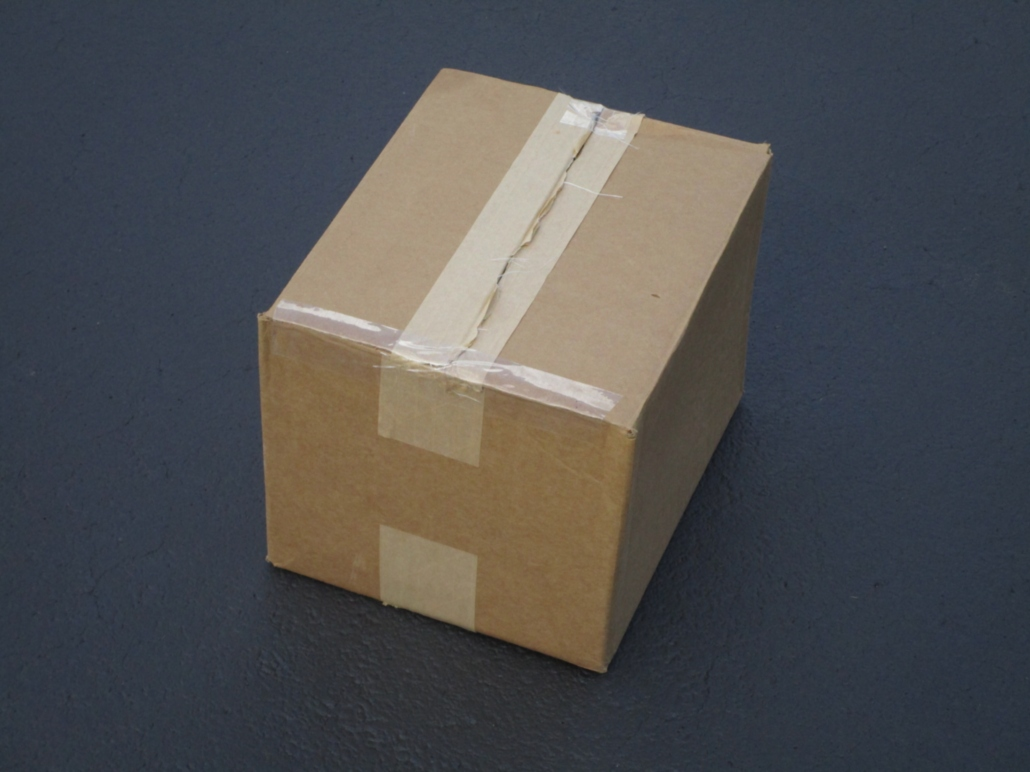
%> input picture images/box.jpg, 1030 x 772 px
$ octave --eval "stereo_creator;"   (GNU Octave 9; MATLAB toolbox functions it lacks are replaced by stand-ins)
%> lines starting %> are read from the running program, lines starting %| are printed output that depends on the picture; in (x1, y1, x2, y2) boxes, pixels count from 0 and x2, y2 are one past the last pixel; in counts of white or black regions, pixels touching at a corner belong together; the program's own positions count from 1
function stereo_creator()

    im = rgb2gray(imread('box.jpg'));
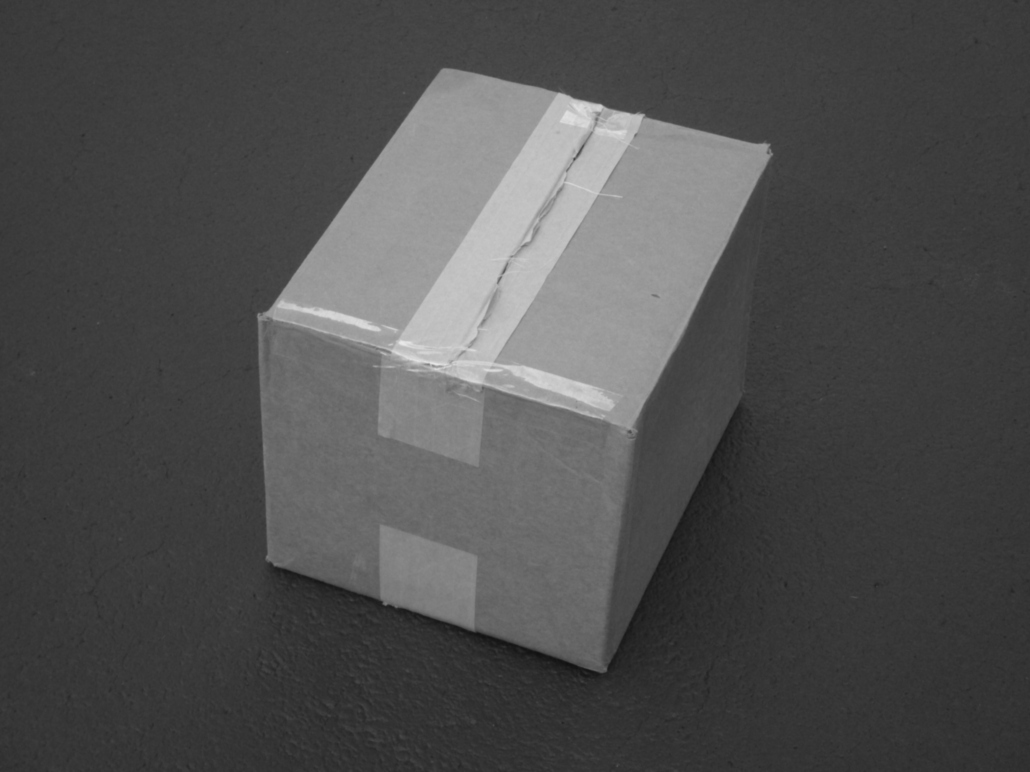
%> im: size 772x1030 uint8; min 17, max 234, mean 78.9
    factor = 5;
    rds = generate_random_dot_stereogram(im, factor);
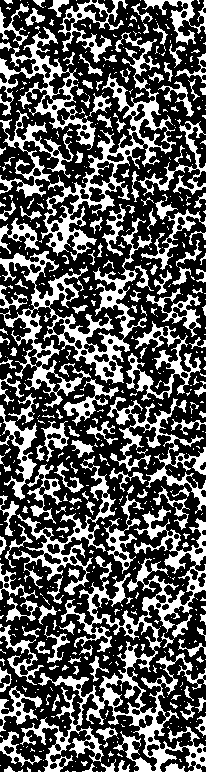
%> rds: size 772x206 logical; 34.3% white; 623 white regions (448 under 20 px), largest, box (x1, y1, x2, y2) and area: (20, 506, 206, 772) 10196, (0, 218, 152, 408) 5989, (41, 32, 176, 261) 4737

    map = generate_disparity_map(im);
%> in generate_disparity_map, `map = ind2rgb(histeq(im),gray(100));`:
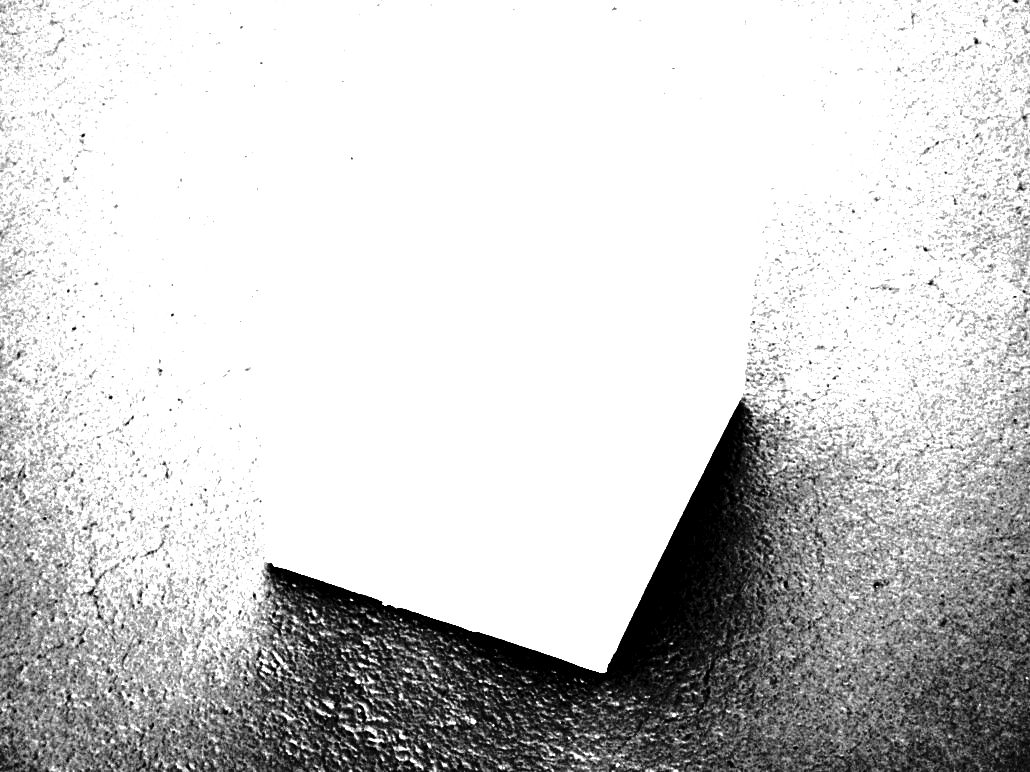
%> map: size 772x1030x3 double; min 0, max 1, mean 0.811
    imshow(map);

    im_binary = imbinarize(im);
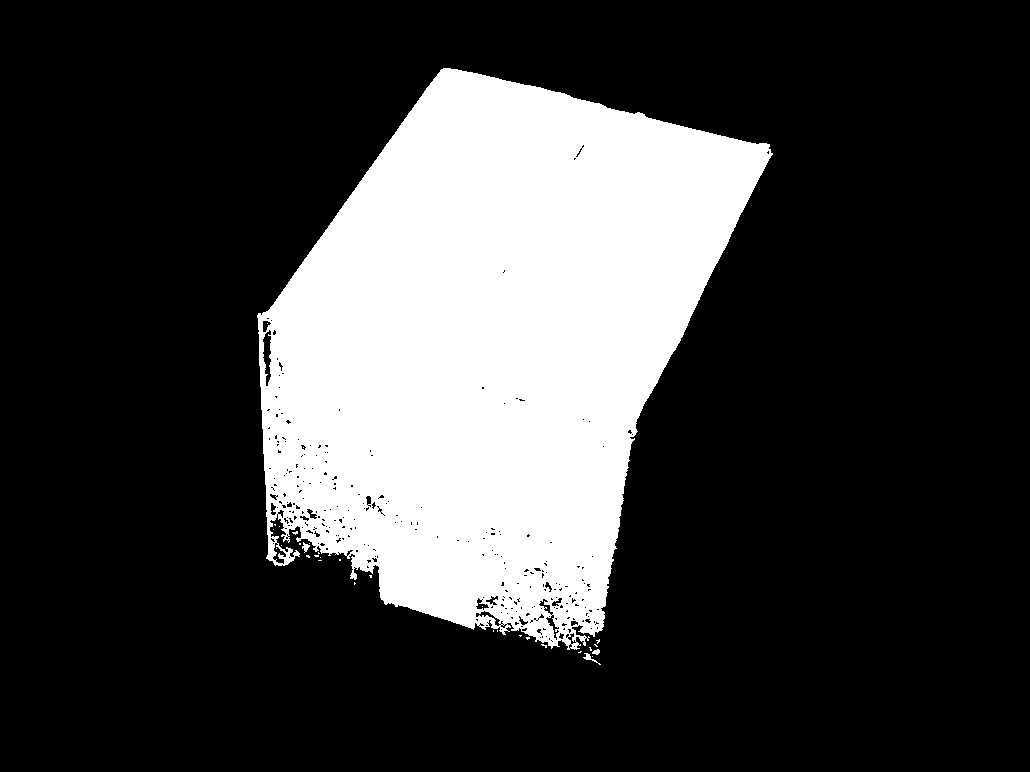
%> im_binary: size 772x1030 logical; 23.9% white; 33 white regions (29 under 20 px), largest, box (x1, y1, x2, y2) and area: (257, 68, 773, 650) 189476, (583, 653, 601, 665) 53, (302, 542, 310, 553) 44, (592, 649, 600, 655) 32
    seg_size = size(im_binary,2)/factor;
%> seg_size = 206
    srds = rds;
    for idx = 1:factor
        segment = im_binary(:, (seg_size*(idx-1))+1:seg_size*idx);
        shifted = shift_section(rds, segment);
        tile = imtile({segment, shifted});
        imshow(tile);
        srds = cat(2, srds, shifted);
    end
%> this loop made 5 passes
%> pass 1, in shift_section, `imshow(tile)`:
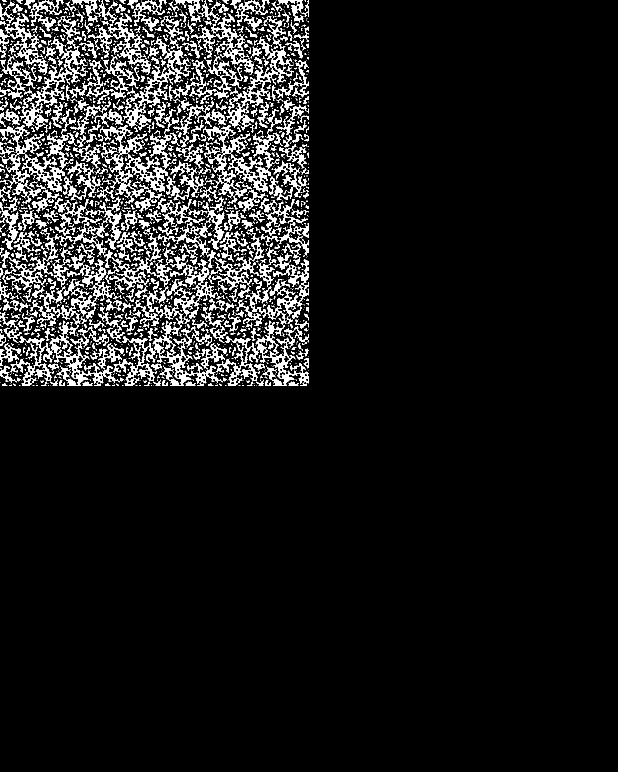
%> displayed picture: size 1544x1236, on the screen's scale of 0 to 255 (shown at 1/2 size); 8.6% white; 1775 white regions (1294 under 20 px), largest, box (x1, y1, x2, y2) and area: (20, 506, 248, 772) 11015, (226, 506, 454, 772) 11015, (432, 506, 618, 772) 10196
%> pass 1, in stereo_creator, `imshow(tile);`:
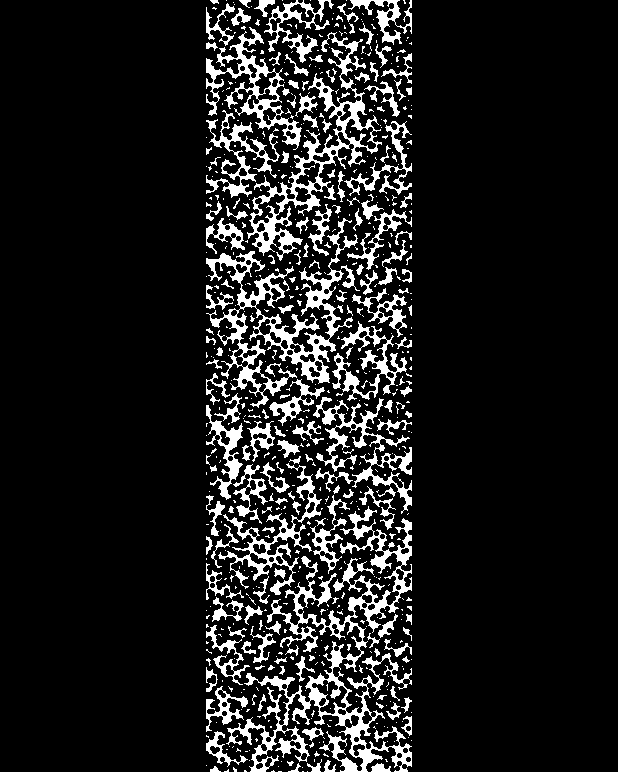
%> displayed picture: size 772x618, on the screen's scale of 0 to 255; 11.4% white; 623 white regions (448 under 20 px), largest, box (x1, y1, x2, y2) and area: (226, 506, 412, 772) 10196, (206, 218, 358, 408) 5989, (247, 32, 382, 261) 4737
    imshow(srds);
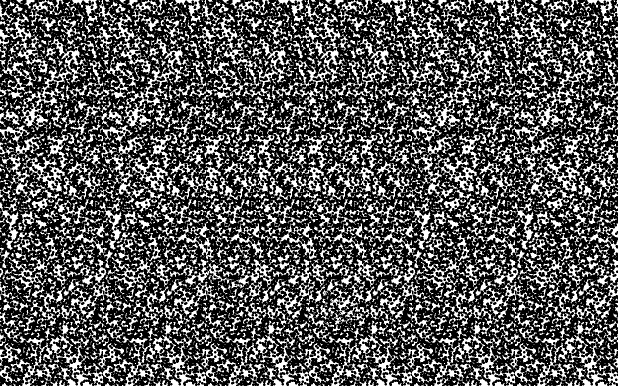
%> displayed picture: size 772x1236, on the screen's scale of 0 to 255 (shown at 1/2 size); 34.3% white; 3548 white regions (2597 under 20 px), largest, box (x1, y1, x2, y2) and area: (226, 495, 464, 772) 11762, (20, 506, 248, 772) 11015, (844, 506, 1072, 772) 11015


    % create a binary image
%> the run ends on the next line
    stereo_bin = (im_binary & rds) * 100;
% [19 lines not run here, left out]
function rds = generate_random_dot_stereogram(im_pic, factor)
    im = zeros([size(im_pic,1) size(im_pic,2)/factor]) + 255;
    im = imbinarize(imnoise(im,'salt & pepper',.1));
    rds = imerode(im, strel('disk', 3));
end

function map = generate_disparity_map(im)
    map = ind2rgb(histeq(im),gray(100));
end

function shifted = shift_section(rds, map_section)
    stereo_bin = (map_section & rds) * 100;
    moved_bin = imtranslate(map_section,[-100, 0]);
    moved_s = imtranslate(stereo_bin,[-100, 0]);
    % generate the stereogram with the hidden image
    combined = (rds - moved_bin) + moved_s;
    shifted = combined;
    tile = imtile({rds, combined, rds, map_section, stereo_bin, moved_bin, moved_s});
    imshow(tile)
end
